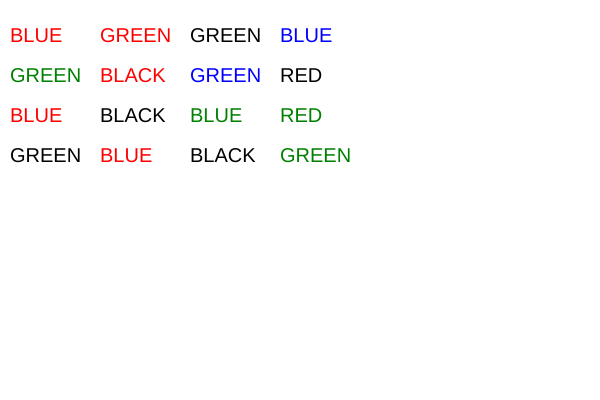
Frame 1 (no input)
Frame 60 (no input): identical to frame 1, image omitted
Frame 120 (the mouse pressed at the canvas centre since frame 60): identical to frame 1, image omitted

The p5.js sketch that drew this single still picture (run headless with seeded random() and noise() and a simulated clock; from frame 60 on, the mouse is pressed at the canvas centre):

// p5.js sketch
// ── sketch.js
var words = ["BLUE","GREEN","RED","BLACK"];
var values

function setup(){
    createCanvas(600,400);
    textSize(20);
        for(var j=0;j<4;j++){
        for(var i=0;i<4;i++){
            fill(words[floor(random(4))]);
            text(words[floor(random(4))],10+(i*90),42+(j*40))
        }
    }
}

function draw(){
    
}
